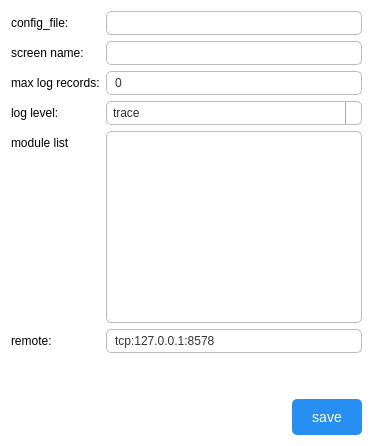
         <widget class="QWidget" name="setting_page">
          <property name="styleSheet">
           <string notr="true">QWidget {
	background-color: transparent;
}
/* 默认状态 */
QLineEdit {
    background-color: #FFFFFF; /* 白色背景 */
    color: #333333; /* 深灰色文字 */
    border: 1px solid #BDBDBD; /* 浅灰色边框 */
    border-radius: 5px; /* 圆角 */
    padding: 3px 6px; /* 内边距 */
    font-size: 12px; /* 字体大小 */
	text-align: center; /* 文本居中对齐 */
}

/* 悬停状态 */
QLineEdit:hover {
    border: 1px solid #2196F3; /* 蓝色边框 */
    background-color: #F5F5F5; /* 稍浅的背景 */
}

/* 聚焦状态 */
QLineEdit:focus {
    border: 2px solid #2196F3; /* 更粗的蓝色边框 */
    background-color: #FFFFFF; /* 白色背景 */
    padding: 2px 5px; /* 微调内边距以适应更粗的边框 */
}

/* 禁用状态 */
QLineEdit:disabled {
    background-color: #EEEEEE; /* 浅灰色背景 */
    color: #A0A0A0; /* 更浅的灰色文字 */
    border: 1px solid #DADADA; /* 更浅的灰色边框 */
}

/* 默认状态 */
QSpinBox {
    background-color: #FFFFFF; /* 白色背景 */
    color: #333333; /* 深灰色文字 */
    border: 1px solid #BDBDBD; /* 浅灰色边框 */
    border-radius: 5px; /* 圆角 */
    padding: 3px 6px; /* 内边距 */
    font-size: 12px; /* 字体大小 */
	text-align: center; /* 文本居中对齐 */
}

/* 悬停状态 */
QSpinBox:hover {
    border: 1px solid #2196F3; /* 蓝色边框 */
    background-color: #F5F5F5; /* 稍浅的背景 */
}

/* 聚焦状态 */
QSpinBox:focus {
    border: 2px solid #2196F3; /* 更粗的蓝色边框 */
    background-color: #FFFFFF; /* 白色背景 */
    padding: 2px 5px; /* 微调内边距以适应更粗的边框 */
}

/* 禁用状态 */
QSpinBox:disabled {
    background-color: #EEEEEE; /* 浅灰色背景 */
    color: #A0A0A0; /* 更浅的灰色文字 */
    border: 1px solid #DADADA; /* 更浅的灰色边框 */
}
QSpinBox::up-button {
    subcontrol-origin: border;
    subcontrol-position: top right; /* position at the top right corner */

    width: 0px; /* 16 + 2*1px border-width = 15px padding + 3px parent border */
    border-width: 0px;
}
QSpinBox::up-arrow {
    width: 1px;
    height: 1px;
}
QSpinBox::down-button {
    subcontrol-origin: border;
    subcontrol-position: bottom right; /* position at bottom right corner */

    width: 0px;
    border-width: 0px;
    border-top-width: 0;
}
QSpinBox::down-arrow {
    width: 1px;
    height: 1px;
}

/* 默认状态 */
QComboBox {
    background-color: #FFFFFF; /* 白色背景 */
    color: #333333; /* 深灰色文字 */
    border: 1px solid #BDBDBD; /* 浅灰色边框 */
    border-radius: 5px; /* 圆角 */
    padding: 3px 6px; /* 内边距 */
    font-size: 12px; /* 字体大小 */
	text-align: center; /* 文本居中对齐 */
}

/* 悬停状态 */
QComboBox:hover {
    border: 1px solid #2196F3; /* 蓝色边框 */
    background-color: #F5F5F5; /* 稍浅的背景 */
}

/* 聚焦状态 */
QComboBox:focus {
    border: 2px solid #2196F3; /* 更粗的蓝色边框 */
    background-color: #FFFFFF; /* 白色背景 */
    padding: 2px 5px; /* 微调内边距以适应更粗的边框 */
}

/* 禁用状态 */
QComboBox:disabled {
    background-color: #EEEEEE; /* 浅灰色背景 */
    color: #A0A0A0; /* 更浅的灰色文字 */
    border: 1px solid #DADADA; /* 更浅的灰色边框 */
}

QComboBox::drop-down {
subcontrol-origin: padding;
    subcontrol-position: top right;
    width: 15px;

    border-left-width: 1px;
    border-left-color: darkgray;
    border-left-style: solid; /* just a single line */
    border-top-right-radius: 3px; /* same radius as the QComboBox */
    border-bottom-right-radius: 3px;
}

/* 默认状态 */
QTextEdit {
    background-color: #FFFFFF; /* 白色背景 */
    color: #333333; /* 深灰色文字 */
    border: 1px solid #BDBDBD; /* 浅灰色边框 */
    border-radius: 5px; /* 圆角 */
    padding: 3px 6px; /* 内边距 */
    font-size: 12px; /* 字体大小 */
	text-align: center; /* 文本居中对齐 */
}

/* 悬停状态 */
QTextEdit:hover {
    border: 1px solid #2196F3; /* 蓝色边框 */
    background-color: #F5F5F5; /* 稍浅的背景 */
}

/* 聚焦状态 */
QTextEdit:focus {
    border: 2px solid #2196F3; /* 更粗的蓝色边框 */
    background-color: #FFFFFF; /* 白色背景 */
    padding: 2px 5px; /* 微调内边距以适应更粗的边框 */
}

/* 禁用状态 */
QTextEdit:disabled {
    background-color: #EEEEEE; /* 浅灰色背景 */
    color: #A0A0A0; /* 更浅的灰色文字 */
    border: 1px solid #DADADA; /* 更浅的灰色边框 */
}

QScrollBar:vertical {
	border: none;
	background: #e0e0e0; /* 浅灰色背景 */
	width: 12px; /* 滑动条宽度 */
	margin: 0px 0px 0px 0px;
}

QScrollBar::handle:vertical {
	background: #6200ea; /* Material Design 紫色 */
	min-height: 20px;
	border-radius: 4px;
}

QScrollBar::handle:vertical:hover {
	background: #3700b3; /* 悬停时颜色变深 */
}

QScrollBar::add-line:vertical, QScrollBar::sub-line:vertical {
	height: 0px; /* 隐藏上下箭头 */
}

QScrollBar::add-page:vertical, QScrollBar::sub-page:vertical {
	background: none;
}
</string>
          </property>
          <layout class="QVBoxLayout" name="verticalLayout_7">
           <item>
            <layout class="QFormLayout" name="formLayout">
             <property name="topMargin">
              <number>0</number>
             </property>
             <item row="0" column="0">
              <widget class="QLabel" name="label_7">
               <property name="text">
                <string>config_file: </string>
               </property>
              </widget>
             </item>
             <item row="0" column="1">
              <widget class="QLineEdit" name="config_file_edit"/>
             </item>
             <item row="1" column="0">
              <widget class="QLabel" name="label_8">
               <property name="text">
                <string>screen name: </string>
               </property>
              </widget>
             </item>
             <item row="1" column="1">
              <widget class="QLineEdit" name="screen_name_edit"/>
             </item>
             <item row="2" column="0">
              <widget class="QLabel" name="label_9">
               <property name="text">
                <string>max log records:</string>
               </property>
              </widget>
             </item>
             <item row="2" column="1">
              <widget class="QSpinBox" name="max_log_records_edit">
               <property name="minimumSize">
                <size>
                 <width>100</width>
                 <height>0</height>
                </size>
               </property>
               <property name="maximum">
                <number>1000000000</number>
               </property>
              </widget>
             </item>
             <item row="3" column="0">
              <widget class="QLabel" name="label_10">
               <property name="text">
                <string>log level:</string>
               </property>
              </widget>
             </item>
             <item row="3" column="1">
              <widget class="QComboBox" name="log_level_edit">
               <property name="currentText">
                <string>trace</string>
               </property>
               <item>
                <property name="text">
                 <string>trace</string>
                </property>
               </item>
               <item>
                <property name="text">
                 <string>debug</string>
                </property>
               </item>
               <item>
                <property name="text">
                 <string>info</string>
                </property>
               </item>
               <item>
                <property name="text">
                 <string>warn</string>
                </property>
               </item>
               <item>
                <property name="text">
                 <string>err</string>
                </property>
               </item>
               <item>
                <property name="text">
                 <string>critical</string>
                </property>
               </item>
              </widget>
             </item>
             <item row="4" column="0">
              <widget class="QLabel" name="label_11">
               <property name="text">
                <string>module list</string>
               </property>
              </widget>
             </item>
             <item row="4" column="1">
              <widget class="QTextEdit" name="module_list_edit"/>
             </item>
             <item row="5" column="0">
              <widget class="QLabel" name="label_12">
               <property name="text">
                <string>remote: </string>
               </property>
              </widget>
             </item>
             <item row="5" column="1">
              <widget class="QLineEdit" name="remote_address_edit">
               <property name="sizePolicy">
                <sizepolicy hsizetype="Expanding" vsizetype="Fixed">
                 <horstretch>0</horstretch>
                 <verstretch>0</verstretch>
                </sizepolicy>
               </property>
               <property name="text">
                <string>tcp:127.0.0.1:8578</string>
               </property>
              </widget>
             </item>
            </layout>
           </item>
           <item>
            <spacer name="verticalSpacer_2">
             <property name="orientation">
              <enum>Qt::Vertical</enum>
             </property>
             <property name="sizeHint" stdset="0">
              <size>
               <width>20</width>
               <height>40</height>
              </size>
             </property>
            </spacer>
           </item>
           <item>
            <layout class="QHBoxLayout" name="horizontalLayout_9">
             <property name="topMargin">
              <number>0</number>
             </property>
             <item>
              <spacer name="horizontalSpacer_6">
               <property name="orientation">
                <enum>Qt::Horizontal</enum>
               </property>
               <property name="sizeHint" stdset="0">
                <size>
                 <width>40</width>
                 <height>20</height>
                </size>
               </property>
              </spacer>
             </item>
             <item>
              <widget class="QPushButton" name="setting_config_button">
               <property name="styleSheet">
                <string notr="true">/* 默认状态 */
QPushButton {
    background-color: #288ff2; /* 蓝色背景 */
    color: white; /* 白色文字 */
    border: none; /* 无边框 */
    padding: 10px 20px; /* 内边距 */
    border-radius: 5px; /* 圆角 */
    font-size: 14px; /* 字体大小 */
}

/* 悬停状态 */
QPushButton:hover {
    background-color: #1E88E5; /* 稍深的蓝色 */
    color: white;
    border: 1px solid #1976D2; /* 添加边框以突出显示 */
}

/* 按下状态 */
QPushButton:pressed {
    background-color: #1565C0; /* 更深的蓝色 */
    color: white;
    padding-left: 22px; /* 微调内边距，模拟按下的视觉效果 */
    padding-top: 12px;
}

/* 禁用状态 */
QPushButton:disabled {
    background-color: #BDBDBD; /* 灰色背景 */
    color: #616161; /* 深灰色文字 */
    border: none;
}</string>
               </property>
               <property name="text">
                <string>save</string>
               </property>
              </widget>
             </item>
            </layout>
           </item>
          </layout>
         </widget>
